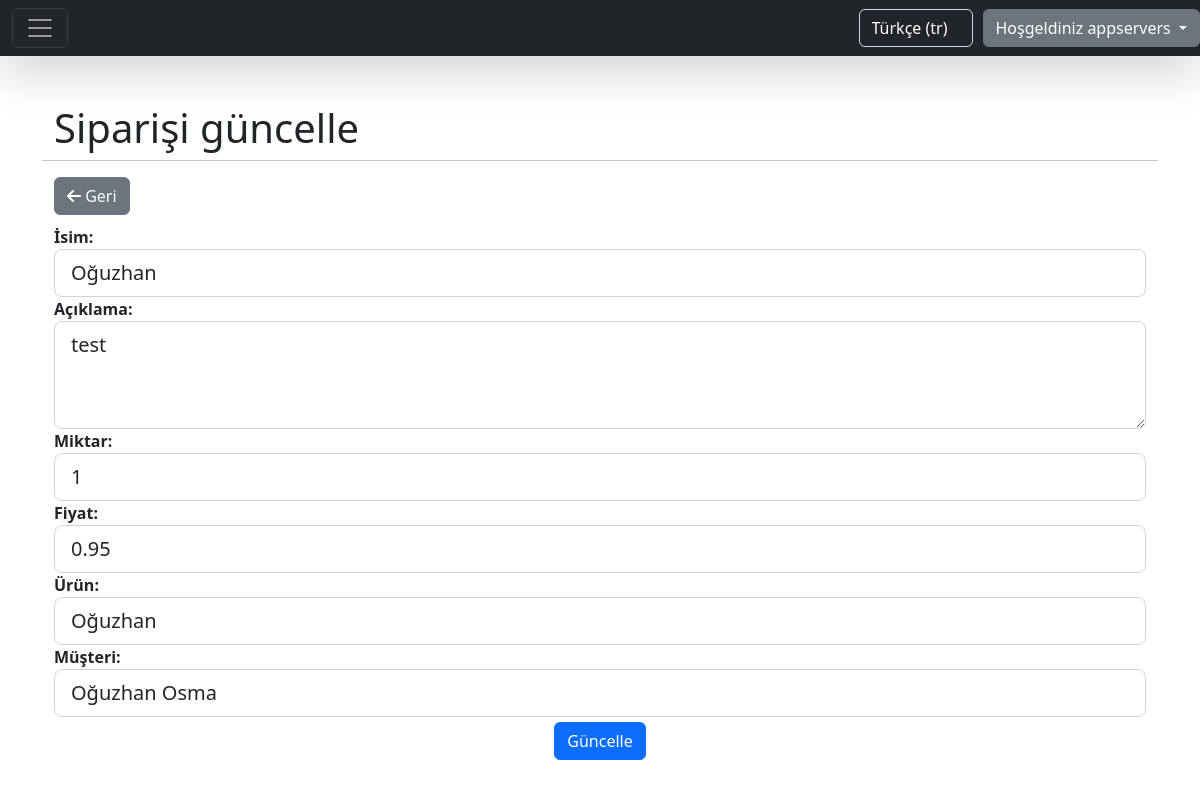
Screenshot of /tr/orders/3/update/ (signed in) with the database file from the repository.
### home/models.py (models this page shows, shortened)
class CompanyUser(AbstractBaseUser):
    company_name = models.CharField(max_length=255, unique=True)
    email = models.EmailField(max_length=255, unique=True)
    phone_number = models.CharField(max_length=15, unique=True)
    website = models.CharField(max_length=255, blank=True, null=True)
    address = models.CharField(max_length=255)
    is_active = models.BooleanField(default=True)
    is_admin = models.BooleanField(default=False)
    USERNAME_FIELD = 'email'
    REQUIRED_FIELDS = ['company_name', 'phone_number', 'address']
    objects = CompanyUserManager()

### order/models.py (models this page shows, shortened)
class Order(models.Model):
    name = models.CharField(max_length=30)
    description = models.CharField(max_length=100)
    amount = models.IntegerField()
    price = models.DecimalField(max_digits=10, decimal_places=2)
    product = models.ForeignKey(Product, on_delete=models.CASCADE, related_name='products')
    customer = models.ForeignKey(Customer, on_delete=models.CASCADE, related_name='customers')
    created = models.DateField(auto_now_add=True)

### order/views.py (the view)
# urls.py: path('orders/<int:pk>/update/', views.OrderUpdateView.as_view(), name='orders.update'),
class OrderUpdateView(LoginRequiredMixin, SuccessMessageMixin, UpdateView):
    model = Order
    success_url = LIST_PATH
    template_name = 'form_template.html'
    success_message = _('message:order_updated_successfully')
    form_class = OrderForm
    extra_context = {'submit_btn': _('label:update_button_text'), 'title': _('label:update_order'),
                     'list_path': LIST_PATH}
    login_url = settings.LOGIN_URL

### customer/models.py (called while the page is built)
    def __str__(self):
        return self.name + ' ' + self.surname

### home/templatetags/custom_tags.py (called while the page is built)
@register.filter(name='add_attr')
def add_attribute(field, css):
    attrs = {}
    definition = css.split(',')
    for d in definition:
        if ':' not in d:
            attrs['class'] = d
        else:
            key, val = d.split(':')
            attrs[key] = val
    return field.as_widget(attrs=attrs)

### product/models.py (called while the page is built)
    def __str__(self):
        return self.name

### static/templates/form_template.html (shortened to what this page needs)
{% extends 'base.html' %}
{% load i18n %}
{% load custom_tags %}
{% block content %}
    <div class="container">
        <div class="row">
            <div class="col-12" style="text-align: left">
                <h1>{{ title }}</h1>
            </div>
            <hr/>
        </div>
        <div class="row">
            {% get_current_language as LANGUAGE_CODE %}
            <div class="col-4" style="text-align: left">
                <a href="/{{ LANGUAGE_CODE }}{{ list_path }}" class="btn btn-secondary" style="margin-bottom: 10px">
                    <i class="fa fa-arrow-left"></i> {% trans 'label:back' %}
                </a>
            </div>
        </div>
        <form method="POST"> {% csrf_token %}
            {% for field in form %}
                <div class="form-group">
                    <div class="row">
                        <div class="col-12" style="text-align: start;">
                            <label class="control-label"
                                   for="{{ field.id }}"><b>{{ field.label }}:</b></label>
                        </div>
                        <div class="col-12">
                            {% if field.errors %}
                                {{ field|add_attr:"form-control form-control-lg is-invalid" }}
                                <span class="text-danger d-flex justify-content-start mt-1">
                                                {{ field.errors|first }}
                                            </span>
                            {% else %}
                                {{ field|add_attr:"form-control form-control-lg" }}
                            {% endif %}
                        </div>
                    </div>
                </div>
            {% endfor %}
            <div class="form-group">
                <button class="btn btn-primary" type="submit" style="margin-top: 5px">
                    {{ submit_btn }}
                </button>
            </div>
        </form>
    </div>
{% endblock %}

### static/templates/base.html (shortened to what this page needs)
{% load static %}
{% load i18n %}
<!doctype html>
<html>
<head>
    <link rel="stylesheet" href="{% static 'css/style.css' %}">
    <link rel="stylesheet" href="https://cdn.jsdelivr.net/npm/bootstrap@5.2.3/dist/css/bootstrap.min.css"
>
    <link rel="stylesheet" href="https://use.fontawesome.com/releases/v5.15.4/css/fontawesome.css"
/>
    <link rel="stylesheet" href="https://cdn.jsdelivr.net/npm/sweetalert2@11.7.3/dist/sweetalert2.min.css">
    <link rel="stylesheet" href="https://cdnjs.cloudflare.com/ajax/libs/font-awesome/6.3.0/css/all.min.css">
</head>
<body>
<nav class="navbar navbar-dark bg-dark shadow-lg">
    {% if user.is_authenticated %}
        <div class="col-md-6">
            <div class="container-fluid">
                <button class="navbar-toggler" type="button" data-bs-toggle="collapse"
                        data-bs-target="#navbarToggleExternalContent" aria-controls="navbarToggleExternalContent"
                        aria-expanded="false" aria-label="Toggle navigation">
                    <span class="navbar-toggler-icon"></span>
                </button>
            </div>
        </div>
    {% else %}
        <div class="col-md-6"></div>
    {% endif %}
    <div class="col-md-6 d-flex justify-content-end">
        <form action="{% url "set_language" %}" method="post" class="navbar-form navbar-right"
              style="margin-right: 10px" id="language_form">
            <select class="form-control bg-dark text-white" name="language" onchange="this.form.submit()">
                {% get_current_language as LANGUAGE_CODE %}
                {% get_available_languages as LANGUAGES %}
                {% get_language_info_list for LANGUAGES as languages %}
                {% for language in languages %}
                    <option value="{{ language.code }}"{% if language.code == LANGUAGE_CODE %}
                            selected{% endif %}>
                        {{ language.name_local|capfirst }} ({{ language.code }})
                    </option>
                {% endfor %}
            </select>
        </form>
        {% if user.is_authenticated %}
            <div class="btn-group">
                <a type="button" class="btn btn-secondary dropdown-toggle" data-bs-toggle="dropdown"
                   data-bs-display="static" aria-expanded="false">
                    {% trans 'label:welcome' %} {{ user.company_name }}
                </a>
            </div>
        {% endif %}
    </div>
</nav>
<div class="my-5 text-center container">
    {% block content %}
    {% endblock %}
</div>
</body>
</html>

### rows the page displays
CompanyUser: company_name "appservers"
Order: form "Oğuzhan" "test" "1" "0.95" "Oğuzhan" "Oğuzhan Osma"

### other values shown
{{ title }} "Siparişi güncelle"
{{ field.label }} "İsim" "Açıklama" "Miktar" "Fiyat" "Ürün" "Müşteri"
{{ submit_btn }} "Güncelle"
form field language "Türkçe (tr)"
